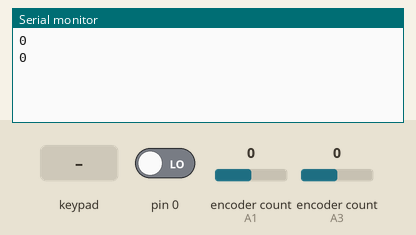
The sketch below on a simulated SparkFun Pro Micro, built with avr-gcc and run on an emulated ATmega32U4. Parts: the last lines printed to the serial monitor. Inputs (shaded band) come from the test bench; at power-on: pin 0 LOW, encoder count (sensors on A1, A3) 0. USB keyboard and mouse output is not drawn.

Above: at 1.2 s.
1.3 s: key 'p' pressed
At 2.5 s:
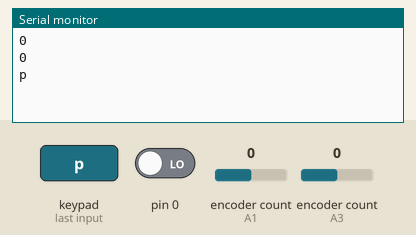
2.8 s: keypad keys 2 3 4 5 6 7 8 A pressed 0.4 s apart
At 5.9 s:
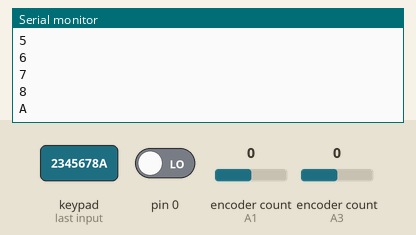
7.5 s: key 'l' pressed
At 8.7 s:
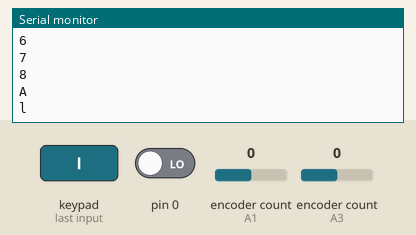
9.0 s: keypad keys 2 3 4 5 6 7 8 D pressed 0.4 s apart
At 13.1 s:
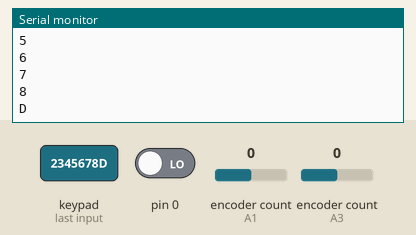
13.7 s: key 'B' pressed
At 14.4 s:
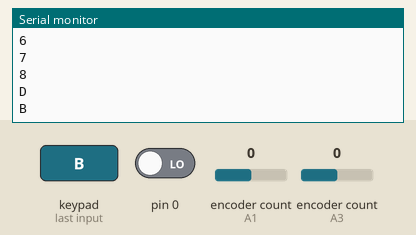
15.2 s: key 'm' pressed
At 15.7 s:
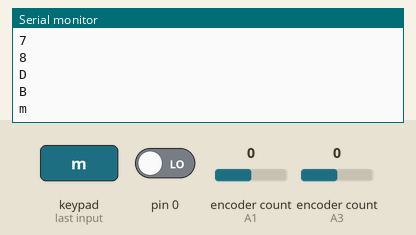
Timing chart, 0 to 17.7 s (numbered marks = the images above; inputs shaded):
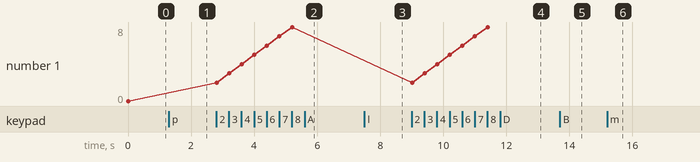

The sketch:

arduino_file.ino
```cpp
/*******************************************************************
 * A multi-mode Macro keyboard with Arduino Pro Micro using
 * row column matrix.
 * This is a blank sketch to understand key layout and assignments.
 * (c) 2020 Ryan Bates

 *******************************************************************/
// ----------------------------
// Standard Libraries
// ----------------------------

#include "Keyboard.h"
#include <Encoder.h> //Library for simple interfacing with encoders (up to two)
Encoder RotaryEncoderA(A3, A2); //the top encoder (encoder A)
Encoder RotaryEncoderB(A1, A0);  //the bottom encoder (encoder B)
#include <Keypad.h>


const byte ROWS = 5;
const byte COLS = 7;

char keys[ROWS][COLS] = {
  {'1', '2', '3', '4', '5', 'p', 'l'},  // 4th
  {'6', '7', '8', '9', 'A', 'B', 'm'}, //rotary enc bottom
  {'C', 'D', 'E', 'F', 'G', 'H', 'k'},  //rotary enc top
  {'s', 'I', 'J', 'K', 'L' ,'b', 'n'}, //top
  {'a', 'd', 'f', 'g', 'h', 'v', 'M'}, // single
};

// Variables will change:
int modePushCounter = 0;   // counter for the number of button presses
int buttonState = 0;         // current state of the button
int lastButtonState = 0;     // previous state of the button

long positionEncoderA  = -999; //encoderA LEFT position variable
long positionEncoderB  = -999; //encoderB RIGHT position variable

const int ModeButton;    // the pin that the Modebutton is attached to
const int Mode1;
const int Mode2; //Mode status LEDs

byte rowPins[ROWS] = {15, 14, 16, 10, 9}; //connect to the row pinouts of the keypad
byte colPins[COLS] = {2,3,4,5,6,7,8}; //connect to the column pinouts of the keypad
Keypad keypad = Keypad( makeKeymap(keys), rowPins, colPins, ROWS, COLS );

void setup() {
  Serial.begin(9600); // initialize serial communication:
  Keyboard.begin();
}


void loop() {
char key = keypad.getKey();
      encoderA();
      encoderB();

checkModeButton();

  switch (0) { // switch between keyboard configurations:
    case 0:    //  Application Alpha or MODE 0

      digitalWrite(Mode1,LOW); digitalWrite(Mode2,LOW); //indicate what mode is loaded
       if (key) {
    Serial.println(key);
    switch (key) {
      case '1':
        Keyboard.println("Alpha key1"); break;
      case '2':
        Keyboard.println("Alpha key2"); break;
      case '3':
        Keyboard.println("Alpha key3"); break;
      case '4':
        Keyboard.println("Alpha key4"); break;
      case '5':
        Keyboard.println("Alpha key5"); break;
      case '6':
        Keyboard.println("Alpha key6"); break;
      case '7':
        Keyboard.println("Alpha key7"); break;
      case '8':
        Keyboard.println("Alpha key8"); break;
      case '9':
        Keyboard.println("Alpha key9"); break;
      case '0':
        Keyboard.println("Alpha key10"); break;
      case 'A':
        Keyboard.println("Alpha key11"); break;
      case 'B':
        Keyboard.println("Alpha key12"); break;
      case 'C':
        Keyboard.println("Alpha key13"); break;
      case 'D':
        Keyboard.println("Alpha key14"); break;
      case 'E':
        Keyboard.println("Alpha key15"); break;
      case 'F':
        Keyboard.println("Alpha key16"); break;
    }
    delay(100); Keyboard.releaseAll(); // this releases the buttons
  }
      break;
  }
  delay(1);  // delay in between reads for stability
}

void checkModeButton(){
  buttonState = digitalRead(ModeButton);
  if (buttonState != lastButtonState) { // compare the buttonState to its previous state
    if (buttonState == LOW) { // if the state has changed, increment the counter
      // if the current state is LOW then the button cycled:
      modePushCounter++;
      Serial.println("pressed");
      Serial.print("number of button pushes: ");
      Serial.println(modePushCounter);
    }
    delay(50); // Delay a little bit to avoid bouncing
  }
  lastButtonState = buttonState; // save the current state as the last state, for next time through the loop
   if (modePushCounter >3){ //reset the counter after 4 presses (remember we start counting at 0)
      modePushCounter = 0;}
}

void encoderA(){
  long newPos = RotaryEncoderA.read()/4; //When the encoder lands on a valley, this is an increment of 4.

  if (newPos != positionEncoderA && newPos > positionEncoderA) {
    positionEncoderA = newPos;
    Serial.println(positionEncoderA);
    Keyboard.press(KEY_LEFT_ARROW);
    Keyboard.release(KEY_LEFT_ARROW);                      }

  if (newPos != positionEncoderA && newPos < positionEncoderA) {
    positionEncoderA = newPos;
    Serial.println(positionEncoderA);
    Keyboard.press(KEY_RIGHT_ARROW);
    Keyboard.release(KEY_RIGHT_ARROW);                      }
}

void encoderB(){
  long newPos = RotaryEncoderB.read()/4; //When the encoder lands on a valley, this is an increment of 4.
  if (newPos != positionEncoderB && newPos > positionEncoderB) {
    positionEncoderB = newPos;
    Serial.println(positionEncoderB);
    Keyboard.press(KEY_UP_ARROW);
    Keyboard.release(KEY_UP_ARROW);                      }

  if (newPos != positionEncoderB && newPos < positionEncoderB) {
    positionEncoderB = newPos;
    Serial.println(positionEncoderB);
    Keyboard.press(KEY_DOWN_ARROW);
    Keyboard.release(KEY_DOWN_ARROW);                      }
}
```

Measured:
- after the input at 1.3 s, the serial monitor: prints a new line at once (image 1)
- after the input at 2.8 s, the serial monitor: prints a new line at once (image 2)
- after the input at 7.5 s, the serial monitor: prints a new line at once (image 3)
- after the input at 9.0 s, the serial monitor: prints a new line at once (image 4)
- after the input at 13.7 s, the serial monitor: prints a new line at once (image 5)
- after the input at 15.2 s, the serial monitor: prints a new line at once (image 6)
- plotted number 1: 0 → 8 after the input at 2.8 s
